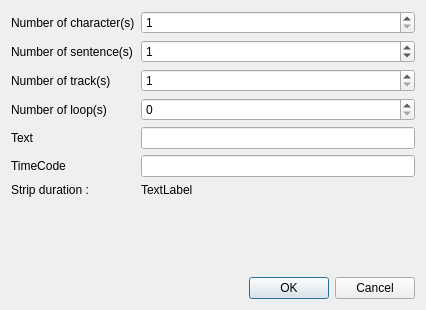
<?xml version="1.0" encoding="UTF-8"?>
<ui version="4.0">
 <class>GenerateDialog</class>
 <widget class="QDialog" name="GenerateDialog">
  <property name="geometry">
   <rect>
    <x>0</x>
    <y>0</y>
    <width>426</width>
    <height>310</height>
   </rect>
  </property>
  <property name="minimumSize">
   <size>
    <width>64</width>
    <height>48</height>
   </size>
  </property>
  <property name="focusPolicy">
   <enum>Qt::StrongFocus</enum>
  </property>
  <property name="windowTitle">
   <string>Generate a file</string>
  </property>
  <layout class="QVBoxLayout" name="verticalLayout">
   <item>
    <layout class="QFormLayout" name="formLayout_2">
     <item row="0" column="0">
      <widget class="QLabel" name="labelNbPeople">
       <property name="text">
        <string>Number of character(s)</string>
       </property>
      </widget>
     </item>
     <item row="0" column="1">
      <widget class="QSpinBox" name="spinBoxNbPeople">
       <property name="minimum">
        <number>1</number>
       </property>
       <property name="maximum">
        <number>999</number>
       </property>
      </widget>
     </item>
     <item row="1" column="0">
      <widget class="QLabel" name="labelNbText">
       <property name="text">
        <string>Number of sentence(s)</string>
       </property>
      </widget>
     </item>
     <item row="1" column="1">
      <widget class="QSpinBox" name="spinBoxNbText">
       <property name="maximum">
        <number>99999</number>
       </property>
       <property name="value">
        <number>1</number>
       </property>
      </widget>
     </item>
     <item row="2" column="0">
      <widget class="QLabel" name="labelNbTrack">
       <property name="text">
        <string>Number of track(s)</string>
       </property>
      </widget>
     </item>
     <item row="2" column="1">
      <widget class="QSpinBox" name="spinBoxNbTrack">
       <property name="minimum">
        <number>1</number>
       </property>
       <property name="maximum">
        <number>4</number>
       </property>
      </widget>
     </item>
     <item row="3" column="0">
      <widget class="QLabel" name="labelNbLoop">
       <property name="text">
        <string>Number of loop(s)</string>
       </property>
      </widget>
     </item>
     <item row="3" column="1">
      <widget class="QSpinBox" name="spinBoxNbLoop">
       <property name="maximum">
        <number>99999</number>
       </property>
      </widget>
     </item>
     <item row="4" column="0">
      <widget class="QLabel" name="labelText">
       <property name="text">
        <string>Text </string>
       </property>
      </widget>
     </item>
     <item row="4" column="1">
      <widget class="QLineEdit" name="lineEditText"/>
     </item>
     <item row="5" column="0">
      <widget class="QLabel" name="labelTimeCode">
       <property name="text">
        <string>TimeCode</string>
       </property>
      </widget>
     </item>
     <item row="5" column="1">
      <widget class="PhTimeCodeEdit" name="lineEditTimeCode"/>
     </item>
     <item row="6" column="0">
      <widget class="QLabel" name="labelInfoTxt">
       <property name="text">
        <string>Strip duration : </string>
       </property>
      </widget>
     </item>
     <item row="6" column="1">
      <widget class="QLabel" name="labelInfoDuration">
       <property name="text">
        <string>TextLabel</string>
       </property>
      </widget>
     </item>
    </layout>
   </item>
   <item>
    <widget class="QDialogButtonBox" name="buttonBox">
     <property name="standardButtons">
      <set>QDialogButtonBox::Cancel|QDialogButtonBox::Ok</set>
     </property>
    </widget>
   </item>
  </layout>
 </widget>
 <customwidgets>
  <customwidget>
   <class>PhTimeCodeEdit</class>
   <extends>QLineEdit</extends>
   <header>PhCommonUI/PhTimeCodeEdit.h</header>
  </customwidget>
 </customwidgets>
 <resources/>
 <connections/>
</ui>
